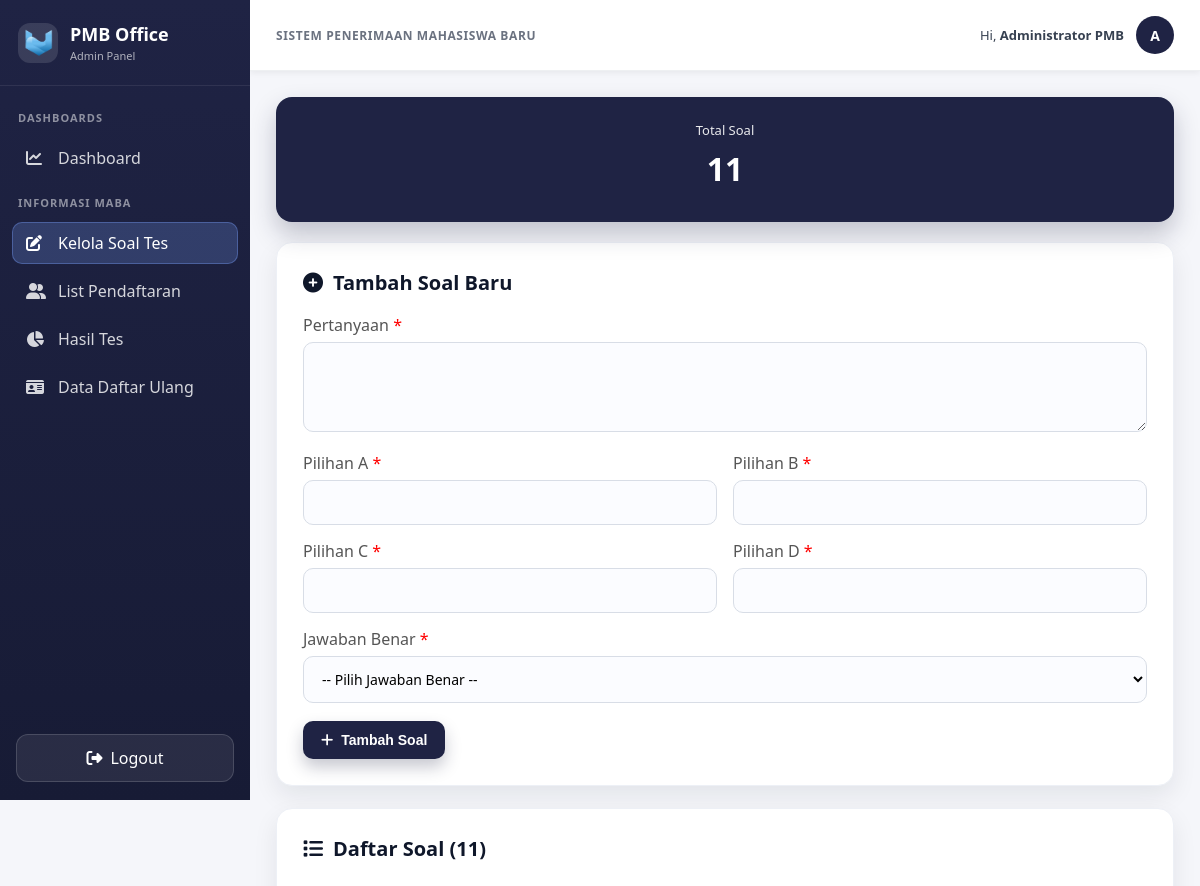
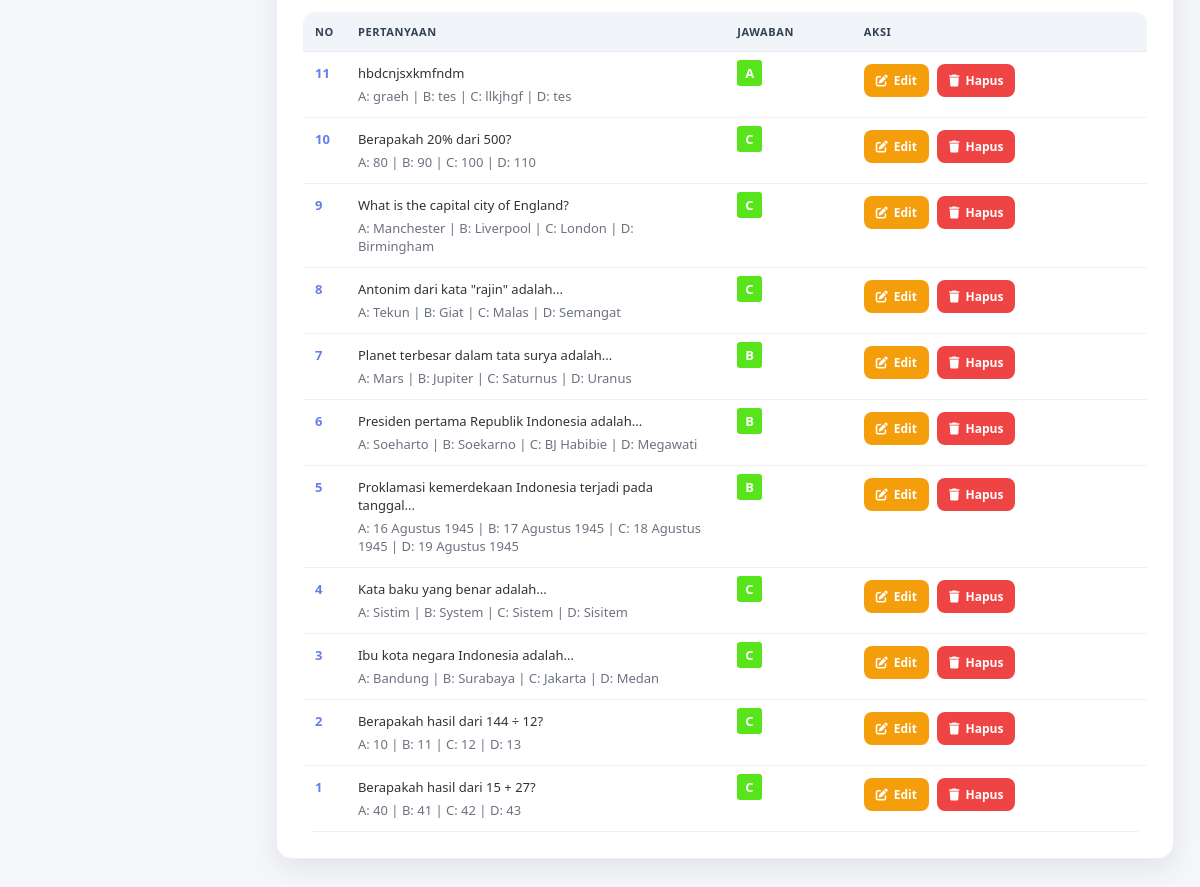
Screenshot of /admin/kelola_soal.php (signed in) with the database file from the repository (2 pictures, top to bottom).
### tables this page shows
CREATE TABLE `soal` (
  `id_soal` int(11) NOT NULL,
  `pertanyaan` text NOT NULL,
  `pilihan_a` varchar(255) NOT NULL,
  `pilihan_b` varchar(255) NOT NULL,
  `pilihan_c` varchar(255) NOT NULL,
  `pilihan_d` varchar(255) NOT NULL,
  `jawaban_benar` enum('A','B','C','D') NOT NULL,
  `created_at` timestamp NOT NULL DEFAULT current_timestamp()
);

### admin/kelola_soal.php (the view, shortened to what this page needs)
<?php
include '../config.php';
$edit_soal = null;
$query = "SELECT * FROM soal ORDER BY id_soal DESC";
$result = mysqli_query($conn, $query);
$soal_list = mysqli_fetch_all($result, MYSQLI_ASSOC);
?>
<!DOCTYPE html>
<html lang="id">
<head>
    <link rel="stylesheet" href="https://cdnjs.cloudflare.com/ajax/libs/font-awesome/6.5.1/css/all.min.css">
</head>
<body>
    <div class="wrapper">
        <aside class="sidebar">
            <div class="sidebar-header">
                <div class="brand-icon"><img src="../assets/logo.png" alt="Logo PMB" style="width: 100%; height: 100%; object-fit: contain;"></div>
                <div>
                    <h2>PMB Office</h2>
                    <p>Admin Panel</p>
                </div>
            </div>
            <nav class="sidebar-menu">
                <div class="menu-section-title">Dashboards</div>
                <a class="menu-item" href="dashboard.php">
                    <i class="fa-solid fa-chart-line"></i> Dashboard
                </a>
                <div class="menu-section-title">Informasi Maba</div>
                <a class="menu-item active" href="kelola_soal.php">
                    <i class="fa-solid fa-pen-to-square"></i> Kelola Soal Tes
                </a>
                <a class="menu-item" href="list_pendaftar.php">
                    <i class="fa-solid fa-user-group"></i> List Pendaftaran
                </a>
                <a class="menu-item" href="hasil_test.php">
                    <i class="fa-solid fa-chart-pie"></i> Hasil Tes
                </a>
                <a class="menu-item" href="daftar_ulang.php">
                    <i class="fa-solid fa-id-card"></i> Data Daftar Ulang
                </a>
            </nav>
            <a href="logout.php" class="logout-btn"><i class="fa-solid fa-right-from-bracket"></i> Logout</a>
        </aside>
        <main class="main">
            <header class="topbar">
                <div class="topbar-title">Sistem Penerimaan Mahasiswa Baru</div>
                <div class="topbar-user">
                    <div class="user-greet">Hi, <strong><?= $_SESSION['admin_name'] ?? 'Admin'; ?></strong></div>
                    <div class="user-avatar"><?= strtoupper(substr($_SESSION['admin_name'] ?? 'A', 0, 1)) ?></div>
                </div>
            </header>
            <section class="content">
                <div class="container">
        <div class="stats">
            <div class="stat-card">
                <div class="label">Total Soal</div>
                <div class="number"><?php echo count($soal_list); ?></div>
            </div>
        </div>
        <div class="card">
            <h2>
                <i class="fas fa-<?php echo $edit_soal ? 'edit' : 'plus-circle'; ?>"></i>
                <?php echo $edit_soal ? 'Edit Soal' : 'Tambah Soal Baru'; ?>
            </h2>
            <form method="POST">
                <div class="form-group">
                    <label for="pertanyaan">Pertanyaan <span style="color: red;">*</span></label>
                    <textarea name="pertanyaan" id="pertanyaan" required><?php echo $edit_soal ? htmlspecialchars($edit_soal['pertanyaan']) : ''; ?></textarea>
                </div>
                <div class="form-row">
                    <div class="form-group">
                        <label for="pilihan_a">Pilihan A <span style="color: red;">*</span></label>
                        <input type="text" name="pilihan_a" id="pilihan_a" value="<?php echo $edit_soal ? htmlspecialchars($edit_soal['pilihan_a']) : ''; ?>" required>
                    </div>
                    <div class="form-group">
                        <label for="pilihan_b">Pilihan B <span style="color: red;">*</span></label>
                        <input type="text" name="pilihan_b" id="pilihan_b" value="<?php echo $edit_soal ? htmlspecialchars($edit_soal['pilihan_b']) : ''; ?>" required>
                    </div>
                </div>
                <div class="form-row">
                    <div class="form-group">
                        <label for="pilihan_c">Pilihan C <span style="color: red;">*</span></label>
                        <input type="text" name="pilihan_c" id="pilihan_c" value="<?php echo $edit_soal ? htmlspecialchars($edit_soal['pilihan_c']) : ''; ?>" required>
                    </div>
                    <div class="form-group">
                        <label for="pilihan_d">Pilihan D <span style="color: red;">*</span></label>
                        <input type="text" name="pilihan_d" id="pilihan_d" value="<?php echo $edit_soal ? htmlspecialchars($edit_soal['pilihan_d']) : ''; ?>" required>
                    </div>
                </div>
                <div class="form-group">
                    <label for="jawaban_benar">Jawaban Benar <span style="color: red;">*</span></label>
                    <select name="jawaban_benar" id="jawaban_benar" required>
                        <option value="">-- Pilih Jawaban Benar --</option>
                    </select>
                </div>
                <div class="button-group">
                    <button type="submit" class="btn-primary">
                        <i class="fas fa-<?php echo $edit_soal ? 'save' : 'plus'; ?>"></i>
                        <?php echo $edit_soal ? 'Update Soal' : 'Tambah Soal'; ?>
                    </button>
                </div>
            </form>
        </div>
        <div class="card">
            <h2><i class="fas fa-list"></i> Daftar Soal (<?php echo count($soal_list); ?>)</h2>
            <?php if (empty($soal_list)): ?>
                <div class="no-data">
                    <i class="fas fa-inbox" style="font-size: 48px; color: #ccc; margin-bottom: 10px;"></i>
                    <p>Belum ada soal. Silakan tambah soal baru!</p>
                </div>
            <?php else: ?>
                <div class="table-responsive">
                    <table>
                        <thead>
                            <tr>
                                <th style="width: 5%;">No</th>
                                <th style="width: 45%;">Pertanyaan</th>
                                <th style="width: 15%;">Jawaban</th>
                                <th style="width: 35%;">Aksi</th>
                            </tr>
                        </thead>
                        <tbody>
                            <?php foreach ($soal_list as $index => $soal): ?>
                                <tr>
                                    <td class="soal-number"><?php echo count($soal_list) - $index; ?></td>
                                    <td>
                                        <div style="font-weight: 500; margin-bottom: 5px;">
                                            <?php echo htmlspecialchars(substr($soal['pertanyaan'], 0, 60)) . (strlen($soal['pertanyaan']) > 60 ? '...' : ''); ?>
                                        </div>
                                        <div class="soal-info">
                                            A: <?php echo htmlspecialchars(substr($soal['pilihan_a'], 0, 30)); ?> |
                                            B: <?php echo htmlspecialchars(substr($soal['pilihan_b'], 0, 30)); ?> |
                                            C: <?php echo htmlspecialchars(substr($soal['pilihan_c'], 0, 30)); ?> |
                                            D: <?php echo htmlspecialchars(substr($soal['pilihan_d'], 0, 30)); ?>
                                        </div>
                                    </td>
                                    <td>
                                        <span style="background: #57e41a; color: white; padding: 4px 8px; border-radius: 3px; font-weight: 600;">
                                            <?php echo htmlspecialchars($soal['jawaban_benar']); ?>
                                        </span>
                                    </td>
                                    <td>
                                        <div class="action-buttons">
                                            <a href="?edit=<?php echo htmlspecialchars($soal['id_soal']); ?>" class="btn-action btn-edit">
                                                <i class="fas fa-edit"></i> Edit
                                            </a>
                                            <a href="?delete=<?php echo htmlspecialchars($soal['id_soal']); ?>" class="btn-action btn-hapus" onclick="return confirm('Yakin ingin menghapus soal ini?')">
                                                <i class="fas fa-trash"></i> Hapus
                                            </a>
                                        </div>
                                    </td>
                                </tr>
                            <?php endforeach; ?>
                        </tbody>
                    </table>
                </div>
            <?php endif; ?>
        </div>
                </div>
            </section>
        </main>
    </div>
</body>
</html>

### rows the page displays
soal: count($soal_list) - $index "11", pertanyaan "hbdcnjsxkmfndm", pilihan_a "graeh", pilihan_b "tes", pilihan_c "llkjhgf", pilihan_d "tes", jawaban_benar "A"
soal: count($soal_list) - $index "10", pertanyaan "Berapakah 20% dari 500?", pilihan_a "80", pilihan_b "90", pilihan_c "100", pilihan_d "110", jawaban_benar "C"
soal: count($soal_list) - $index "9", pertanyaan "What is the capital city of England?", pilihan_a "Manchester", pilihan_b "Liverpool", pilihan_c "London", pilihan_d "Birmingham", jawaban_benar "C"
soal: count($soal_list) - $index "8", pertanyaan "Antonim dari kata \"rajin\" adalah...", pilihan_a "Tekun", pilihan_b "Giat", pilihan_c "Malas", pilihan_d "Semangat", jawaban_benar "C"
soal: count($soal_list) - $index "7", pertanyaan "Planet terbesar dalam tata surya adalah...", pilihan_a "Mars", pilihan_b "Jupiter", pilihan_c "Saturnus", pilihan_d "Uranus", jawaban_benar "B"
soal: count($soal_list) - $index "6", pertanyaan "Presiden pertama Republik Indonesia adalah...", pilihan_a "Soeharto", pilihan_b "Soekarno", pilihan_c "BJ Habibie", pilihan_d "Megawati", jawaban_benar "B"
soal: count($soal_list) - $index "5", pertanyaan "Proklamasi kemerdekaan Indonesia terjadi pada tanggal...", pilihan_a "16 Agustus 1945", pilihan_b "17 Agustus 1945", pilihan_c "18 Agustus 1945", pilihan_d "19 Agustus 1945", jawaban_benar "B"
soal: count($soal_list) - $index "4", pertanyaan "Kata baku yang benar adalah...", pilihan_a "Sistim", pilihan_b "System", pilihan_c "Sistem", pilihan_d "Sisitem", jawaban_benar "C"
soal: count($soal_list) - $index "3", pertanyaan "Ibu kota negara Indonesia adalah...", pilihan_a "Bandung", pilihan_b "Surabaya", pilihan_c "Jakarta", pilihan_d "Medan", jawaban_benar "C"
soal: count($soal_list) - $index "2", pertanyaan "Berapakah hasil dari 144 ÷ 12?", pilihan_a "10", pilihan_b "11", pilihan_c "12", pilihan_d "13", jawaban_benar "C"
soal: count($soal_list) - $index "1", pertanyaan "Berapakah hasil dari 15 + 27?", pilihan_a "40", pilihan_b "41", pilihan_c "42", pilihan_d "43", jawaban_benar "C"

### other values shown
$_SESSION['admin_name'] "Administrator PMB"
substr($_SESSION['admin_name'] ?? 'A', 0, 1) "A"
count($soal_list) "11"
